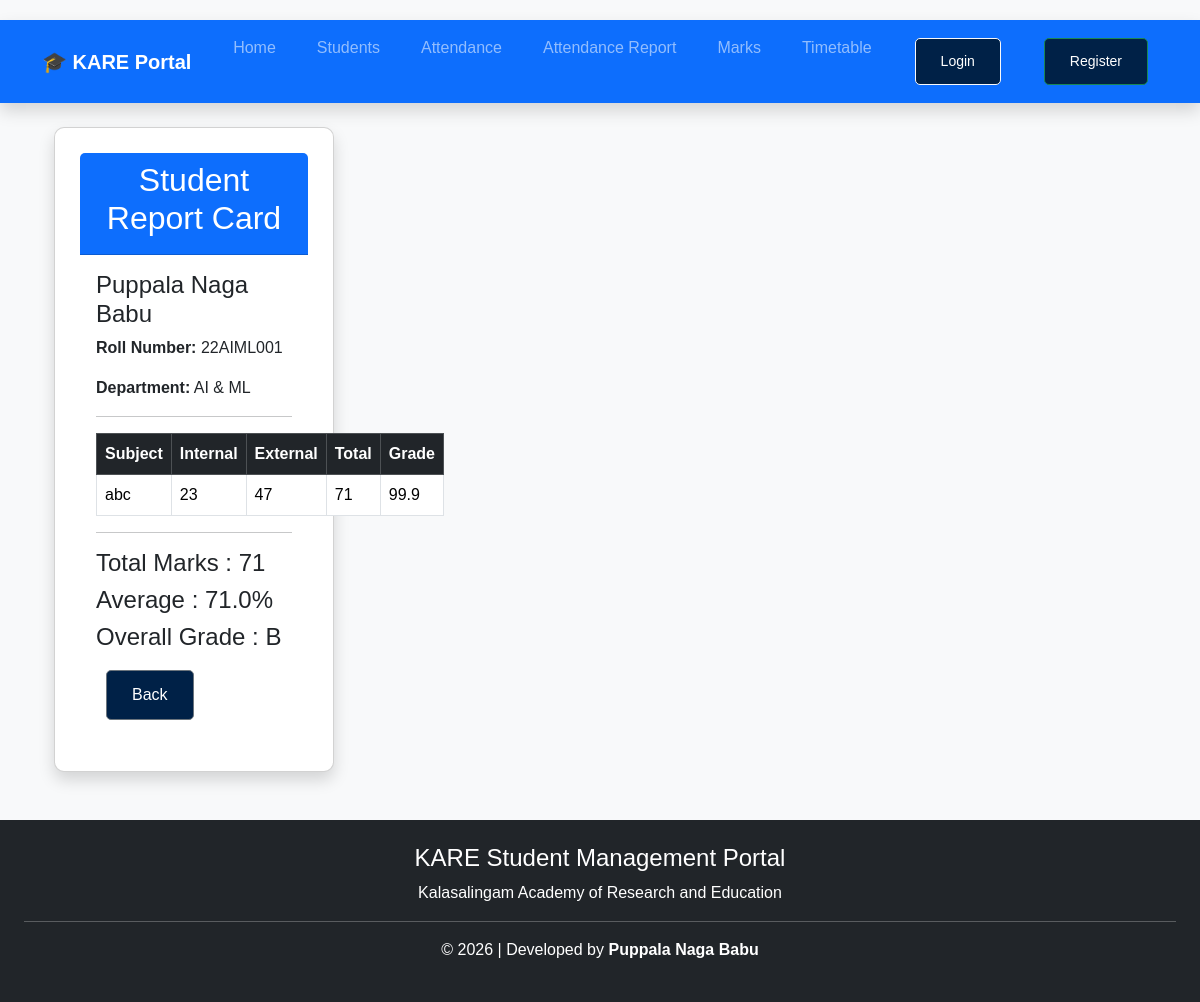
The app's page /students/report-card/1/ with its own data.
### KARE/students/models.py (models this page shows, shortened)
class Student(models.Model):
    name = models.CharField(max_length=100)
    roll_number = models.CharField(max_length=20)
    department = models.CharField(max_length=100)
    year = models.IntegerField()
    email = models.EmailField()
    phone = models.CharField(max_length=15)
    photo = models.ImageField(
        upload_to="students/",
        blank=True,
        null=True
    )

class Marks(models.Model):
    student = models.ForeignKey(
        Student,
        on_delete=models.CASCADE
    )
    subject = models.CharField(max_length=100)
    internal = models.IntegerField()
    external = models.IntegerField()
    total = models.IntegerField()
    grade = models.CharField(max_length=5)

### KARE/students/views.py (the view)
def report_card(request, id):
    student = get_object_or_404(Student, id=id)
    marks = Marks.objects.filter(student=student)
    total_marks = 0
    subject_count = marks.count()
    for mark in marks:
        total_marks += mark.total
    if subject_count > 0:
        average = round(total_marks / subject_count, 2)
    else:
        average = 0
    if average >= 90:
        overall_grade = "A+"
    elif average >= 80:
        overall_grade = "A"
    elif average >= 70:
        overall_grade = "B"
    elif average >= 60:
        overall_grade = "C"
    else:
        overall_grade = "D"
    return render(request, "report_card.html", {
        "student": student,
        "marks": marks,
        "total_marks": total_marks,
        "average": average,
        "overall_grade": overall_grade,
    })

### KARE/templates/report_card.html
{% extends 'base.html' %}
{% block content %}
<div class="container mt-4">
<div class="card shadow">
<div class="card-header bg-primary text-white">
<h2 class="text-center">
Student Report Card
</h2>
</div>
<div class="card-body">
<h4>{{ student.name }}</h4>
<p><strong>Roll Number:</strong> {{ student.roll_number }}</p>
<p><strong>Department:</strong> {{ student.department }}</p>
<hr>
<table class="table table-bordered">
<tr class="table-dark">
<th>Subject</th>
<th>Internal</th>
<th>External</th>
<th>Total</th>
<th>Grade</th>
</tr>
{% for mark in marks %}
<tr>
<td>{{ mark.subject }}</td>
<td>{{ mark.internal }}</td>
<td>{{ mark.external }}</td>
<td>{{ mark.total }}</td>
<td>{{ mark.grade }}</td>
</tr>
{% empty %}
<tr>
<td colspan="5" class="text-center">
No Marks Found
</td>
</tr>
{% endfor %}
</table>
<hr>
<h4>Total Marks : {{ total_marks }}</h4>
<h4>Average : {{ average }}%</h4>
<h4>Overall Grade : {{ overall_grade }}</h4>
<a href="/students/" class="btn btn-secondary">
Back
</a>
</div>
</div>
</div>
{% endblock %}

### KARE/static/css/style.css (style rules this page uses)
* { margin:0; padding:0; box-sizing:border-box; }
body { font-family:Arial, sans-serif; background:#f4f4f4; }
.btn { display:inline-block; padding:12px 25px; background:#002147; color:white; text-decoration:none; border-radius:5px; margin:10px; }
.card { width:280px; background:white; padding:25px; border-radius:10px; box-shadow:0 2px 10px rgba(0,0,0,.15); transition:.3s; }

### records on screen
Student: name "Puppala Naga Babu", roll_number "22AIML001", department "AI & ML"
Marks: subject "abc", internal "23", external "47", total "71", grade "99.9"

### other values on screen
{{ total_marks }} "71"
{{ average }} "71.0"
{{ overall_grade }} "B"
